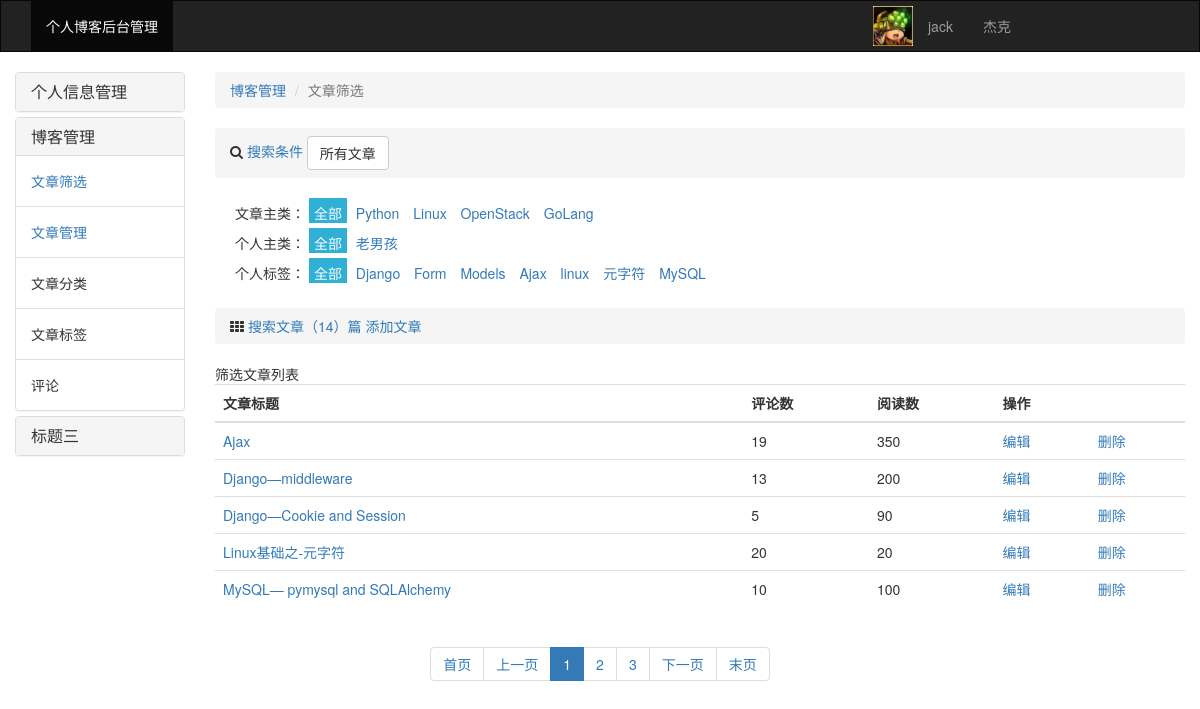
Screenshot of /article-0-0-0.html (signed in) with the database file from the repository.
### home/models.py (models this page shows, shortened)
class UserInfo(models.Model):
    nid = models.BigAutoField(primary_key=True)
    userName = models.CharField(verbose_name='用户名', max_length=32, unique=True)
    password = models.CharField(verbose_name='密码', max_length=64)
    nickName = models.CharField(verbose_name='昵称', max_length=32)
    email = models.EmailField(verbose_name='邮箱', unique=True)
    avatar = models.ImageField(verbose_name='头像')
    createTime = models.DateTimeField(verbose_name='创建时间', auto_now_add=True)
    fans = models.ManyToManyField(verbose_name='粉丝', to='UserInfo', through='UserFans',
                                  related_name='f', through_fields=('user', 'follower'))

class Category(models.Model):
    nid = models.BigAutoField(primary_key=True)
    title = models.CharField(verbose_name='分类标题', max_length=32)
    blog = models.ForeignKey(verbose_name='所属博客', to='Blog', to_field='nid')

class Tag(models.Model):
    nid = models.BigAutoField(primary_key=True)
    title = models.CharField(verbose_name='标签名称', max_length=128)
    blog = models.ForeignKey(verbose_name='所属博客', to='Blog', to_field='nid')

class Article(models.Model):
    nid = models.BigAutoField(primary_key=True)
    title = models.CharField(verbose_name='文章标题', max_length=128)
    createTime = models.DateTimeField(verbose_name='创建时间', auto_now_add=True)
    summary = models.CharField(verbose_name='文章简介', max_length=255)
    readCount = models.IntegerField(verbose_name='阅读数', default=0)
    commentCount = models.IntegerField(verbose_name='评论数', default=0)
    upCount = models.IntegerField(verbose_name='点赞数', default=0)
    downCount = models.IntegerField(verbose_name='踩数', default=0)
    blog = models.ForeignKey(verbose_name='所属博客', to='Blog', to_field='nid', null=True)
    category = models.ForeignKey(verbose_name='所属分类', to='Category', to_field='nid', blank=True, null=True, default=None)
    typeChoice = [
        (1, 'Python'),
        (2, 'Linux'),
        (3, 'OpenStack'),
        (4, 'GoLang'),
    ]
    articleTypeId = models.IntegerField(choices=typeChoice, default=None)
    tags = models.ManyToManyField(
        to='Tag',
        through='Article2Tag',
        through_fields=('article', 'tag'),
    )

### backend/views.py (the view)
# urls.py: url(r'^article-(?P<articleTypeId>\d+)-(?P<category_id>\d+)-(?P<tags__nid>\d+).html$', backendViews.articleFilter),  # 筛选文章
def articleFilter(request, **kwargs):
    loginer = request.session.get('user')
    loginerInfo = models.UserInfo.objects.filter(userName=loginer).first()
    condition = {}
    condition['blog_id'] = loginerInfo.blog.nid
    for k, v in kwargs.items():
        kwargs[k] = int(v)
        if v != '0':
            condition[k] = v
    type_list = models.Article.typeChoice
    category_list = models.Category.objects.filter(blog_id=loginerInfo.blog.nid)
    tag_list = models.Tag.objects.filter(blog_id=loginerInfo.blog)
    all_count = models.Article.objects.filter(**condition).count()  # 获取对应分类的文章总数
    page_info = PageInfo(current_page=request.GET.get('page'),
                         all_count=all_count,
                         base_url='/article-%s-%s-%s.html' % (kwargs['articleTypeId'], kwargs['category_id'], kwargs['tags__nid']),
                         per_page=5)
    article_list = models.Article.objects.filter(**condition)[page_info.start_data(): page_info.end_data()]  # 文章显示数
    return render(request, 'filterArticle.html', {
        'loginerInfo': loginerInfo,
        'type_list': type_list,
        'category_list': category_list,
        'tag_list': tag_list,
        'article_list': article_list,
        'kwargs': kwargs,
        'all_count': all_count,
        'page_info': page_info,
    })

### utils/pagnition.py (called while the page is built)
    def start_data(self):
        return (self.current_page - 1) * self.per_page

    def end_data(self):
        return self.current_page * self.per_page

### templates/filterArticle.html (shortened to what this page needs)
{% extends 'backend.html' %}
{% block content %}
<div class="col-md-10">
	<div>
		<ol class="breadcrumb">
			<li><a href="#">博客管理</a></li>
			<li class="active">文章筛选</li>
		</ol>
	</div>
	<div>
		<ol class="breadcrumb">
			<i class="fa fa-search" aria-hidden="true"></i> <span>搜索条件</span>
						<a class="btn btn-default" href="/article-0-0-0.html" role="button">所有文章</a>
		</ol>
	</div>
	<div style="margin-left: 20px">
		<div class="article article-type">
			文章主类：
			{% if kwargs.articleTypeId == 0 %}
				<a class="selected" href="/article-0-{{ kwargs.category_id }}-{{ kwargs.tags__nid }}.html">全部</a>
			{% else %}
				<a href="/article-0-{{ kwargs.category_id }}-{{ kwargs.tags__nid }}.html">全部</a>
			{% endif %}
			{% for row in type_list %}
				{% if row.0 == kwargs.articleTypeId %}
					<a class="selected"
						 href="/article-{{ row.0 }}-{{ kwargs.category_id }}-{{ kwargs.tags__nid }}.html">{{ row.1 }}</a>
				{% else %}
					<a href="/article-{{ row.0 }}-{{ kwargs.category_id }}-{{ kwargs.tags__nid }}.html">{{ row.1 }}</a>
				{% endif %}
			{% endfor %}
		</div>
		<div class="article article-category">
			个人主类：
			{% if kwargs.category_id == 0 %}
				<a class="selected" href="/article-{{ kwargs.articleTypeId }}-0-{{ kwargs.tags__nid }}.html">全部</a>
			{% else %}
				<a href="/article-{{ kwargs.articleTypeId }}-0-{{ kwargs.tags__nid }}.html">全部</a>
			{% endif %}
			{% for row in category_list %}
				{% if row.nid == kwargs.category_id %}
					<a class="selected"
						 href="/article-{{ kwargs.articleTypeId }}-{{ row.nid }}-{{ kwargs.tags__nid }}.html">{{ row.title }}</a>
				{% else %}
					<a href="/article-{{ kwargs.articleTypeId }}-{{ row.nid }}-{{ kwargs.tags__nid }}.html">{{ row.title }}</a>
				{% endif %}
			{% endfor %}
		</div>
		<div class="article article-tag">
			个人标签：
			{% if kwargs.tags__nid == 0 %}
				<a class="selected" href="/article-{{ kwargs.articleTypeId }}-{{ kwargs.category_id }}-0.html">全部</a>
			{% else %}
				<a href="/article-{{ kwargs.articleTypeId }}-{{ kwargs.category_id }}-0.html">全部</a>
			{% endif %}
			{% for row in tag_list %}
				{% if row.nid == kwargs.tags__nid %}
					<a class="selected"
						 href="/article-{{ kwargs.articleTypeId }}-{{ kwargs.category_id }}-{{ row.nid }}.html">{{ row.title }}</a>
				{% else %}
					<a href="/article-{{ kwargs.articleTypeId }}-{{ kwargs.category_id }}-{{ row.nid }}.html">{{ row.title }}</a>
				{% endif %}
			{% endfor %}
		</div>
	</div>
	<div class="top" style="margin-top: 20px">
		<ol class="breadcrumb">
			<i class="fa fa-th" aria-hidden="true"></i> <span>搜索文章（{{ all_count }}）篇</span>
			<a href="/article/add">添加文章</a>
		</ol>
	</div>
		筛选文章列表
	<div class="">
		<table class="table table-hover">
			<tr>
				<th>文章标题</th>
				<th>评论数</th>
				<th>阅读数</th>
				<th colspan="2" align="center">操作</th>
			</tr>
			<tbody>
			{% for article in article_list %}
				<tr>
					<td><a href="/{{ loginerInfo.blog.site }}/article/{{ article.nid }}.html">{{ article.title }}</a></td>
					<td>{{ article.commentCount }}</td>
					<td>{{ article.readCount }}</td>
					<td><a href="/article/edit/?nid={{ article.nid }}">编辑</a></td>
					<td><a onclick="showModal({{ article.nid }}, '{{ article.title }}')">删除</a></td>
				</tr>
			{% endfor %}
			</tbody>
		</table>
	</div>
</div>
{% if page_info %}
	<div class="text-center">
		<nav aria-label="Page navigation">
			<ul class="pagination">
				{{ page_info.pager|safe }}
			</ul>
		</nav>
	</div>
{% endif %}
{% endblock %}

### templates/backend.html (shortened to what this page needs)
<!DOCTYPE html>
<html lang="en">
<head>
	<link rel="stylesheet" href="/static/plugins/bootstrap-3.3.7-dist/css/bootstrap.css"/>
	<link rel="stylesheet" href="/static/plugins/font-awesome-4.7.0/css/font-awesome.css"/>
	<link rel="stylesheet" href="/static/css/commons.css"/>
</head>
<body>
<div class="navbar navbar-inverse no-radius" role="navigation">
	<div class="left">
		<ul class="nav navbar-nav">
			<li class="active"><a href="##">个人博客后台管理</a></li>
			<ul class="nav navbar-nav" style="margin-left: 700px">
				<li><img src="{{ loginerInfo.avatar }}" style="position: relative; width: 40px; height: 40px; top: 5px"></li>
				<li><a href="##">{{ loginerInfo.userName }}</a></li>
				<li><a href="##">{{ loginerInfo.nickName }}</a></li>
			</ul>
		</ul>
	</div>
</div>
<div class="panel-group col-md-2 " id="accordion">
	<div class="panel panel-default">
		<div class="panel-heading">
			<h4 class="panel-title"><a data-toggle="collapse" data-parent="#accordion" href="#panel1">个人信息管理</a></h4>
		</div>
	</div>
	<div class="panel panel-default">
		<div class="panel-heading">
			<h4 class="panel-title"><a data-toggle="collapse" data-parent="#accordion" href="#panel2">博客管理</a></h4>
		</div>
		<div id="panel2" class="panel-collapse collapse in">
			<div class="panel-body"><a href="/article-0-0-0.html">文章筛选</a></div>
			<div class="panel-body"><a onclick="article();">文章管理</a></div>
			<div class="panel-body">文章分类</div>
			<div class="panel-body">文章标签</div>
			<div class="panel-body">评论</div>
		</div>
	</div>
	<div class="panel panel-default">
		<div class="panel-heading">
			<h4 class="panel-title"><a data-toggle="collapse" data-parent="#accordion" href="#panel3">标题三</a></h4>
		</div>
	</div>
</div>
{% block content %}{% endblock %}
</body>
</html>

### static/css/commons.css (style rules this page uses)
.no-radius { border-radius: 0!important; }
.left { position: relative; left: 30px; }
.article a { display: inline-block; padding: 5px; }
.selected { height: 25px; line-height: 20px; background-color: #31b0d5; color: white; }
.breadcrumb span { color: #337ab7; }

### rows the page displays
UserInfo: userName "jack", nickName "杰克"
Category: title "老男孩"
Tag: title "Django"
Tag: title "Form"
Tag: title "Models"
Tag: title "Ajax"
Tag: title "linux"
Tag: title "元字符"
Tag: title "MySQL"
Article: title "Ajax", commentCount "19", readCount "350"
Article: title "Django—middleware", commentCount "13", readCount "200"
Article: title "Django—Cookie and Session", commentCount "5", readCount "90"
Article: title "Linux基础之-元字符", commentCount "20", readCount "20"
Article: title "MySQL— pymysql and SQLAlchemy", commentCount "10", readCount "100"

### other values shown
{{ row.1 }} "Python" "Linux" "OpenStack" "GoLang"
{{ all_count }} "14"
{{ page_info.pager|safe }} "首页 上一页 1 2 3 下一页 末页"
